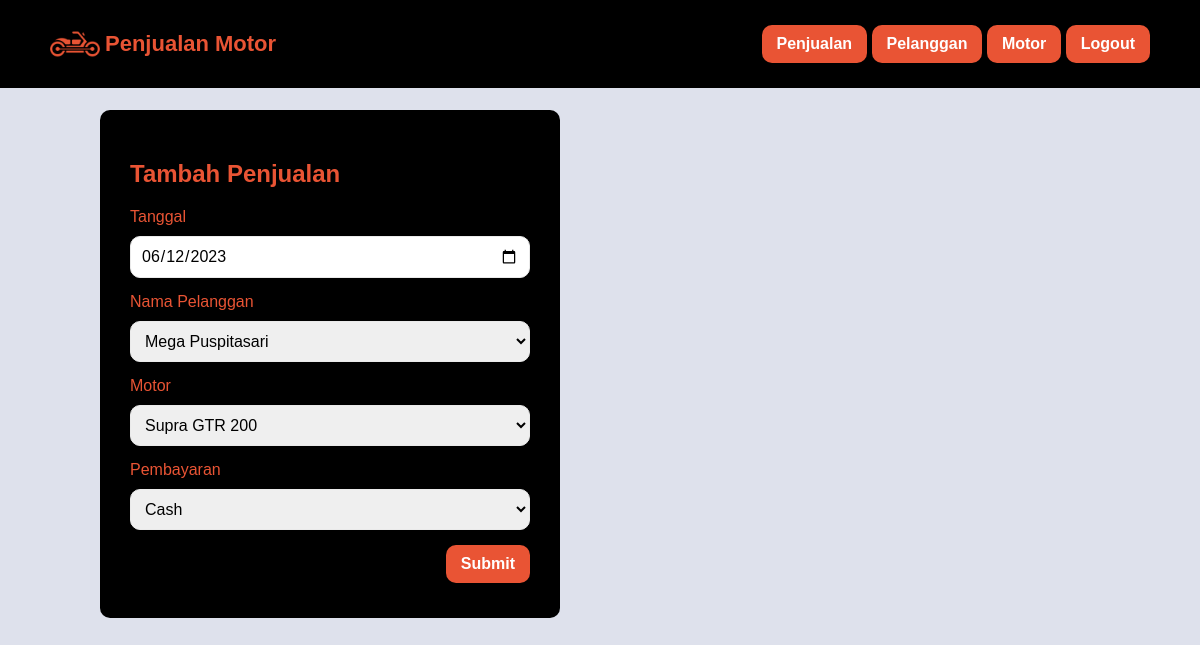
The page /ubah_penjualan.php?id_penjualan=12 (signed in) on the database its author committed.
### tables this page shows
CREATE TABLE `penjualan` (
  `id_penjualan` int(11) NOT NULL,
  `tanggal` date NOT NULL,
  `id_pelanggan` int(11) NOT NULL,
  `id_motor` int(11) NOT NULL,
  `pembayaran` enum('Cash','Kredit') NOT NULL
);

CREATE TABLE `pelanggan` (
  `id_pelanggan` int(11) NOT NULL,
  `nama_pelanggan` varchar(100) NOT NULL,
  `no_telepon_pelanggan` varchar(20) NOT NULL,
  `alamat_pelanggan` text NOT NULL
);

CREATE TABLE `motor` (
  `id_motor` int(11) NOT NULL,
  `nama` varchar(50) NOT NULL,
  `merk` varchar(50) NOT NULL,
  `tahun` int(11) NOT NULL,
  `harga` int(11) NOT NULL
);

### ubah_penjualan.php (the view, shortened to what this page needs)
<?php
    require_once 'koneksi.php';
    $id_penjualan = $_GET['id_penjualan'];
    $data_penjualan = mysqli_fetch_assoc(mysqli_query($koneksi, "SELECT * FROM penjualan WHERE id_penjualan = '$id_penjualan'"));
?>
<html>
<head>
    <?php include_once 'head.php'; ?>
</head>
<body>
    <?php include_once 'navbar.php'; ?>
    <div class="container anti-navbar">
        <div class="container">
            <form method="post" class="form form-left">
                <h2>Tambah Penjualan</h2>
                <label class="label" for="tanggal">Tanggal</label>
                <input type="date" class="input" id="tanggal" name="tanggal" value="<?= $data_penjualan['tanggal']; ?>" required>
                <label class="label" for="id_pelanggan">Nama Pelanggan</label>
                <select class="input" id="id_pelanggan" name="id_pelanggan" required>
                    <?php
                        $id_pelanggan = $data_penjualan['id_pelanggan'];
                        $nama_pelanggan = mysqli_fetch_assoc(mysqli_query($koneksi, "SELECT * FROM pelanggan WHERE id_pelanggan = '$id_pelanggan'"))['nama_pelanggan'];
                    ?>
                    <option value="<?= $id_pelanggan ?>"><?= $nama_pelanggan; ?></option>
                </select>
                <label class="label" for="id_motor">Motor</label>
                <select class="input" id="id_motor" name="id_motor" required>
                    <?php
                        $id_motor = $data_penjualan['id_motor'];
                        $nama_motor = mysqli_fetch_assoc(mysqli_query($koneksi, "SELECT * FROM motor WHERE id_motor = '$id_motor'"))['nama'];
                    ?>
                    <option value="<?= $id_motor; ?>"><?= $nama_motor; ?></option>
                </select>
                <label class="label" for="pembayaran">Pembayaran</label>
                <select class="input" id="pembayaran" name="pembayaran" required>
                    <option value="<?= $data_penjualan['pembayaran']; ?>"><?= $data_penjualan['pembayaran']; ?></option>
                </select>
                <button type="submit" class="button align-right" name="btnUbah">Submit</button>
            </form>
        </div>
    </div>
</body>
</html>

### style.css (style rules this page uses)
* { font-family: 'Arial', sans-serif; }
body { background-color: #dee1ec; margin: 0; padding: 0; }
.container { padding: 10px 50px; }
.anti-navbar { padding-top: 100px; }
.button { margin-top: 5px; margin-bottom: 5px; display: inline-block; padding: 10px 15px; background-color: #E95434; color: #fff; text-decoration: none; border-radius: 10px; border: none; text-align: center; transition: all 0.2s ease-in-out; font-weight: bold; font-size: 16px; }
.form { max-width: 400px; margin: 0 auto; background-color: #000; padding: 30px; color: #E95434; border-radius: 10px; }
.form-left { margin: 0; }
.label, .input { display: block; width: 100%; }
.label { margin-bottom: 10px; }
.input { margin-top: 5px; margin-bottom: 15px; padding: 10px; font-size: 16px; border-radius: 10px; border: 1px solid #eaeaea; }
.align-right { display: block; margin-left: auto; }
.label { white-space: nowrap; }

### rows shown on the page
penjualan: tanggal "06/12/2023", id_pelanggan "Mega Puspitasari", id_motor "Supra GTR 200", pembayaran "Cash"
